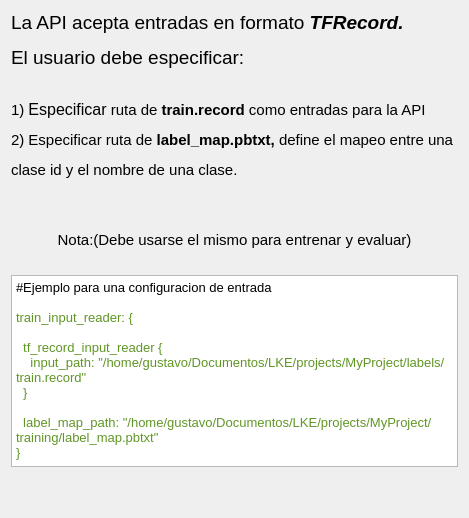
                      <widget class="QWidget" name="tab_5">
                       <attribute name="title">
                        <string>3) train_input_reader</string>
                       </attribute>
                       <layout class="QGridLayout" name="gridLayout_17">
                        <item row="0" column="0">
                         <widget class="QLabel" name="label_27">
                          <property name="text">
                           <string>&lt;html&gt;&lt;head/&gt;&lt;body&gt;&lt;p&gt;&lt;span style=&quot; font-size:14pt;&quot;&gt;La API acepta entradas en formato &lt;/span&gt;&lt;span style=&quot; font-size:14pt; font-weight:600; font-style:italic;&quot;&gt;TFRecord. &lt;/span&gt;&lt;/p&gt;&lt;p&gt;&lt;span style=&quot; font-size:14pt;&quot;&gt;El usuario debe especificar:&lt;/span&gt;&lt;/p&gt;&lt;/body&gt;&lt;/html&gt;</string>
                          </property>
                         </widget>
                        </item>
                        <item row="1" column="0">
                         <spacer name="verticalSpacer_3">
                          <property name="orientation">
                           <enum>Qt::Vertical</enum>
                          </property>
                          <property name="sizeType">
                           <enum>QSizePolicy::Minimum</enum>
                          </property>
                          <property name="sizeHint" stdset="0">
                           <size>
                            <width>20</width>
                            <height>25</height>
                           </size>
                          </property>
                         </spacer>
                        </item>
                        <item row="2" column="0">
                         <widget class="QLabel" name="label_29">
                          <property name="text">
                           <string>&lt;html&gt;&lt;head/&gt;&lt;body&gt;&lt;p&gt;&lt;span style=&quot; font-size:11pt;&quot;&gt;1) &lt;/span&gt;&lt;span style=&quot; font-size:12pt;&quot;&gt;Especificar&lt;/span&gt;&lt;span style=&quot; font-size:11pt;&quot;&gt; ruta de &lt;/span&gt;&lt;span style=&quot; font-size:11pt; font-weight:600;&quot;&gt;train.record &lt;/span&gt;&lt;span style=&quot; font-size:11pt;&quot;&gt;como entradas para la API&lt;/span&gt;&lt;/p&gt;&lt;p&gt;&lt;span style=&quot; font-size:11pt;&quot;&gt;2) Especificar ruta de &lt;/span&gt;&lt;span style=&quot; font-size:11pt; font-weight:600;&quot;&gt;label_map.pbtxt, &lt;/span&gt;&lt;span style=&quot; font-size:11pt;&quot;&gt;define el mapeo entre una &lt;/span&gt;&lt;/p&gt;&lt;p&gt;&lt;span style=&quot; font-size:11pt;&quot;&gt;clase id y el nombre de una clase. &lt;/span&gt;&lt;/p&gt;&lt;p&gt;&lt;br/&gt;&lt;/p&gt;&lt;p align=&quot;center&quot;&gt;&lt;span style=&quot; font-size:11pt;&quot;&gt;Nota:(Debe usarse el mismo para entrenar y evaluar)&lt;/span&gt;&lt;/p&gt;&lt;/body&gt;&lt;/html&gt;</string>
                          </property>
                         </widget>
                        </item>
                        <item row="3" column="0">
                         <spacer name="verticalSpacer_4">
                          <property name="orientation">
                           <enum>Qt::Vertical</enum>
                          </property>
                          <property name="sizeType">
                           <enum>QSizePolicy::Minimum</enum>
                          </property>
                          <property name="sizeHint" stdset="0">
                           <size>
                            <width>20</width>
                            <height>20</height>
                           </size>
                          </property>
                         </spacer>
                        </item>
                        <item row="4" column="0">
                         <widget class="QTextEdit" name="textEdit">
                          <property name="enabled">
                           <bool>true</bool>
                          </property>
                          <property name="sizePolicy">
                           <sizepolicy hsizetype="Minimum" vsizetype="Expanding">
                            <horstretch>0</horstretch>
                            <verstretch>0</verstretch>
                           </sizepolicy>
                          </property>
                          <property name="minimumSize">
                           <size>
                            <width>0</width>
                            <height>0</height>
                           </size>
                          </property>
                          <property name="html">
                           <string>&lt;!DOCTYPE HTML PUBLIC &quot;-//W3C//DTD HTML 4.0//EN&quot; &quot;http://www.w3.org/TR/REC-html40/strict.dtd&quot;&gt;
&lt;html&gt;&lt;head&gt;&lt;meta name=&quot;qrichtext&quot; content=&quot;1&quot; /&gt;&lt;style type=&quot;text/css&quot;&gt;
p, li { white-space: pre-wrap; }
&lt;/style&gt;&lt;/head&gt;&lt;body style=&quot; font-family:'Sans Serif'; font-size:14pt; font-weight:400; font-style:normal;&quot;&gt;
&lt;p style=&quot; margin-top:0px; margin-bottom:0px; margin-left:0px; margin-right:0px; -qt-block-indent:0; text-indent:0px;&quot;&gt;&lt;span style=&quot; font-family:'Ubuntu'; font-size:10pt;&quot;&gt;#Ejemplo para una configuracion de entrada&lt;/span&gt;&lt;/p&gt;
&lt;p style=&quot;-qt-paragraph-type:empty; margin-top:0px; margin-bottom:0px; margin-left:0px; margin-right:0px; -qt-block-indent:0; text-indent:0px; font-family:'Ubuntu'; font-size:10pt;&quot;&gt;&lt;br /&gt;&lt;/p&gt;
&lt;p style=&quot; margin-top:0px; margin-bottom:0px; margin-left:0px; margin-right:0px; -qt-block-indent:0; text-indent:0px;&quot;&gt;&lt;span style=&quot; font-family:'Ubuntu'; font-size:10pt; color:#609625;&quot;&gt;train_input_reader: {&lt;/span&gt;&lt;/p&gt;
&lt;p style=&quot;-qt-paragraph-type:empty; margin-top:0px; margin-bottom:0px; margin-left:0px; margin-right:0px; -qt-block-indent:0; text-indent:0px; font-family:'Ubuntu'; font-size:10pt; color:#609625;&quot;&gt;&lt;br /&gt;&lt;/p&gt;
&lt;p style=&quot; margin-top:0px; margin-bottom:0px; margin-left:0px; margin-right:0px; -qt-block-indent:0; text-indent:0px;&quot;&gt;&lt;span style=&quot; font-family:'Ubuntu'; font-size:10pt; color:#609625;&quot;&gt;  tf_record_input_reader {&lt;/span&gt;&lt;/p&gt;
&lt;p style=&quot; margin-top:0px; margin-bottom:0px; margin-left:0px; margin-right:0px; -qt-block-indent:0; text-indent:0px;&quot;&gt;&lt;span style=&quot; font-family:'Ubuntu'; font-size:10pt; color:#609625;&quot;&gt;    input_path: &amp;quot;/home/gustavo/Documentos/LKE/projects/MyProject/labels/train.record&amp;quot;&lt;/span&gt;&lt;/p&gt;
&lt;p style=&quot; margin-top:0px; margin-bottom:0px; margin-left:0px; margin-right:0px; -qt-block-indent:0; text-indent:0px;&quot;&gt;&lt;span style=&quot; font-family:'Ubuntu'; font-size:10pt; color:#609625;&quot;&gt;  }&lt;/span&gt;&lt;/p&gt;
&lt;p style=&quot;-qt-paragraph-type:empty; margin-top:0px; margin-bottom:0px; margin-left:0px; margin-right:0px; -qt-block-indent:0; text-indent:0px; font-family:'Ubuntu'; font-size:10pt; color:#609625;&quot;&gt;&lt;br /&gt;&lt;/p&gt;
&lt;p style=&quot; margin-top:0px; margin-bottom:0px; margin-left:0px; margin-right:0px; -qt-block-indent:0; text-indent:0px;&quot;&gt;&lt;span style=&quot; font-family:'Ubuntu'; font-size:10pt; color:#609625;&quot;&gt;  label_map_path: &amp;quot;/home/gustavo/Documentos/LKE/projects/MyProject/training/label_map.pbtxt&amp;quot;&lt;/span&gt;&lt;/p&gt;
&lt;p style=&quot; margin-top:0px; margin-bottom:0px; margin-left:0px; margin-right:0px; -qt-block-indent:0; text-indent:0px;&quot;&gt;&lt;span style=&quot; font-family:'Ubuntu'; font-size:10pt; color:#609625;&quot;&gt;}&lt;/span&gt;&lt;/p&gt;&lt;/body&gt;&lt;/html&gt;</string>
                          </property>
                         </widget>
                        </item>
                        <item row="5" column="0">
                         <spacer name="verticalSpacer_2">
                          <property name="orientation">
                           <enum>Qt::Vertical</enum>
                          </property>
                          <property name="sizeHint" stdset="0">
                           <size>
                            <width>20</width>
                            <height>40</height>
                           </size>
                          </property>
                         </spacer>
                        </item>
                       </layout>
                      </widget>
